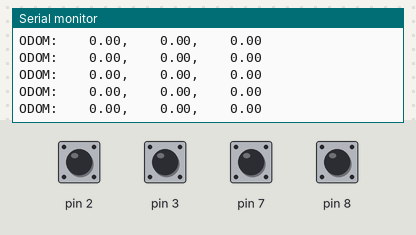
Bench run of a sketch on a simulated Arduino Uno, built with avr-gcc and run on an emulated ATmega328P. Shown: the last lines printed to the serial monitor. The inputs (shaded band) are chosen by the test bench; at power-on: pin 2, pin 3, pin 7, pin 8 HIGH.

Above: at 3.2 s.
3.3 s: pin 2 pulled LOW for 0.15 s
At 3.51 s:
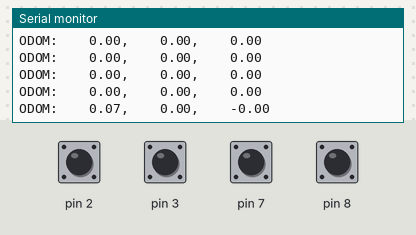
6.4 s: pin 3 pulled LOW for 0.15 s
At 6.56 s:
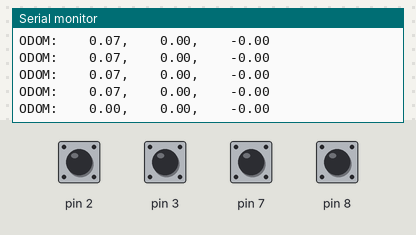
8.0 s: pin 2 pulled LOW for 1 s
At 9.05 s:
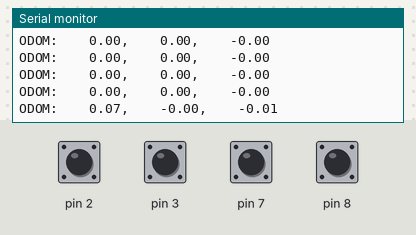
10.5 s: pin 3 pulled LOW for 1 s
At 11.53 s:
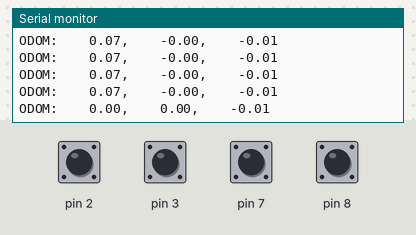

The sketch:

LAB4.ino
```cpp
#include "DualEncoder.hpp"
#include "EncoderOdometry.hpp"
#include "IMUOdometry.hpp"
#include "Wire.h"
#include <MPU6050_light.h>

MPU6050 mpu(Wire);

#define EN_1_A 2 //These are the pins for the PCB encoder
#define EN_1_B 7 //These are the pins for the PCB encoder
#define EN_2_A 3 //These are the pins for the PCB encoder
#define EN_2_B 8 //These are the pins for the PCB encoder

mtrn3100::DualEncoder encoder(EN_1_A, EN_1_B,EN_2_A, EN_2_B);
mtrn3100::EncoderOdometry encoder_odometry(15.5, 82); //TASK1 TODO: IDENTIFY THE WHEEL RADIUS AND AXLE LENGTH
mtrn3100::IMUOdometry IMU_odometry;


void setup() {
    Serial.begin(115200);
    Wire.begin();

    //Set up the IMU
    byte status = mpu.begin();
    Serial.print(F("MPU6050 status: "));
    Serial.println(status);
    while(status!=0){ } // stop everything if could not connect to MPU6050

    Serial.println(F("Calculating offsets, do not move MPU6050"));
    delay(1000);
    mpu.calcOffsets(true,true);
    Serial.println("Done!\n");
}


void loop() {

//UNCOMMENT FOR TASK 2:
//THE DELAY IS REQUIRED OTHERWISE THE ENCODER DIFFERENCE IS TOO SMALL
    delay(50);
    encoder_odometry.update(encoder.getLeftRotation(),encoder.getRightRotation());

//UNCOMMET FOR TASK 3:
//NOTE: IMU ODOMETRY IS REALLY BAD, THIS TASK EXISTS TO TEACH YOU WHY IMU ODOMETRY SUCKS, DO NOT SPEND TOO LONG ON IT
    //mpu.update();
    //IMU_odometry.update(mpu.getAccX(),mpu.getAccY());


    Serial.print("ODOM:\t\t");
    Serial.print(encoder_odometry.getX());
    Serial.print(",\t\t");
    Serial.print(encoder_odometry.getY());
    Serial.print(",\t\t");
    Serial.print(encoder_odometry.getH());
    Serial.println();
}
```

DualEncoder.hpp
```cpp
#pragma once

#include <Arduino.h>

namespace mtrn3100 {


class DualEncoder {
public:
    DualEncoder(uint8_t enc1, uint8_t enc2,uint8_t enc3, uint8_t enc4) : mot1_int(enc1), mot1_dir(enc2), mot2_int(enc3), mot2_dir(enc4) {
        instance = this;  // Store the instance pointer
        pinMode(mot1_int, INPUT_PULLUP);
        pinMode(mot1_dir, INPUT_PULLUP);
        pinMode(mot2_int, INPUT_PULLUP);
        pinMode(mot2_dir, INPUT_PULLUP);

        attachInterrupt(digitalPinToInterrupt(mot1_int), DualEncoder::readLeftEncoderISR, RISING);
        attachInterrupt(digitalPinToInterrupt(mot2_int), DualEncoder::readRightEncoderISR, RISING);
    }


    // Encoder function used to update the encoder
    void readLeftEncoder() {
        noInterrupts();
        direction = digitalRead(mot1_dir) ? 1 : -1;
        l_count += direction;
        interrupts();
    }

    void readRightEncoder() {
        noInterrupts();
        direction = digitalRead(mot2_dir) ? 1 : -1;
        r_count += direction;
        interrupts();
    }

    // Helper function which to convert encouder count to radians
    float getLeftRotation() {
        return (static_cast<float>(l_count) / counts_per_revolution ) * 2* PI;
    }

    float getRightRotation() {
        return (static_cast<float>(r_count) / counts_per_revolution ) * 2* PI;
    }

private:
    static void readLeftEncoderISR() {
        if (instance != nullptr) {
            instance->readLeftEncoder();
        }
    }

   static void readRightEncoderISR() {
        if (instance != nullptr) {
            instance->readRightEncoder();
        }
    }

public:
    const uint8_t mot1_int,mot1_dir,mot2_int,mot2_dir;
    volatile int8_t direction;
    float position = 0;
    uint16_t counts_per_revolution = 700;
    volatile long l_count = 0;
    volatile long r_count = 0;
    uint32_t prev_time;
    bool read = false;

private:
    static DualEncoder* instance;
};

DualEncoder* DualEncoder::instance = nullptr;

}  // namespace mtrn3100
```

EncoderOdometry.hpp
```cpp
#pragma once

#include <Arduino.h>

namespace mtrn3100 {
class EncoderOdometry {
public:
    EncoderOdometry(float radius, float wheelBase) : x(0), y(0), h(0), R(radius), B(wheelBase), lastLPos(0), lastRPos(0) {}

    // COMPLETE THIS FUNCTION
    void update(float leftValue,float rightValue) {

        // Calculate the change in radians since the last update.
        float delta_left_radians = leftValue-lastLPos; // MAKE SURE THE ENCODERS COUNT UP CORRECTLY IE. THEYARE NOT THE WRONG DIRECTION
        float delta_right_radians = -(rightValue-lastRPos); // MAKE SURE THE ENCODERS COUNT UP CORRECTLY IE. THEY ARE NOT THE WRONG DIRECTION


        // Calculate the foward kinematics
        float delta_s = R * 0.5 * (delta_left_radians + delta_right_radians);
        float delta_theta = (R / B) * (-delta_left_radians + delta_right_radians);
        x += delta_s * cos(h);
        y += delta_s * sin(h);
        h += delta_theta;
        lastLPos = leftValue;
        lastRPos = rightValue;
    }

    float getX() const { return x; }
    float getY() const { return y; }
    float getH() const { return h; }

private:
    float x, y, h;
    const float R, B;
    float lastLPos, lastRPos;
};

}
```

IMUOdometry.hpp
```cpp
#ifndef IMU_ODOMETRY_HPP
#define IMU_ODOMETRY_HPP

#include <Arduino.h>

namespace mtrn3100 {
    class IMUOdometry {
    public:
        IMUOdometry() : x(0), y(0), vx(0), vy(0), lastUpdateTime(millis()) {}

        void update(float accel_x, float accel_y) {
            unsigned long currentTime = millis();
            float dt = (currentTime - lastUpdateTime);  //to  Convert to seconds
            lastUpdateTime = currentTime;

            // Integrate acceleration to get velocity
            vx += accel_x * dt/1000;
            vy += accel_y * dt/1000;

            // Integrate velocity to get position
            x += vx*dt/1000;
            y += vy*dt/1000;
        }

        float getX() const { return x; }
        float getY() const { return y; }

    private:
        float x, y;
        float vx, vy;
        unsigned long lastUpdateTime;
    };
}

#endif // IMU_ODOMETRY_HPP
```

Measured:
- after the input at 3.3 s, the serial monitor: prints a new line after 0.20 s (image 1)
- after the input at 6.4 s, the serial monitor: prints a new line after 0.15 s (image 2)
- after the input at 8.0 s, the serial monitor: prints a new line after 1.0 s (image 3)
- after the input at 10.5 s, the serial monitor: prints a new line after 1.0 s (image 4)
